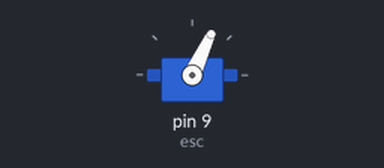
A sketch run on a simulated Arduino Uno, built with avr-gcc and run on an emulated ATmega328P. Parts: servo.

Above: at 0.1 s.
At 5.1 s:
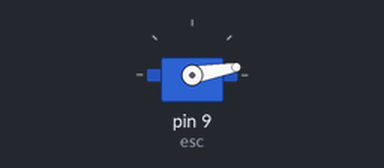
Timing chart, 0 to 6.6 s (numbered marks = the images above):
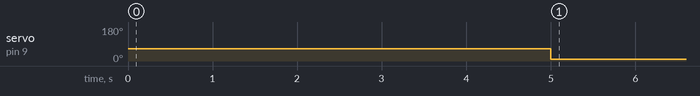

Measured:
- by itself, servo on pin 9 (esc): 65° → 10° at 5.0 s

The sketch:

motortestfail.ino
```cpp
#include<Servo.h>

Servo esc;

void setup()
{
  esc.attach(9);
  esc.write(65);
  delay(5000);
/*
As you can see - I am not arming the ESC here.
For some reason, the ESC is now on a persistently armed mode now.
Upon powering, the ESC automatically arms.
Given sparse documentation for the ESC, I am not examining this behavior change.

However, if your ESC refuses to arm, see the first post in this thread.
*/

//Again - this is useful only during the testing part. For autonomous running, it is pointless.

  int i=0;
  Serial.begin(9600);
}

void loop()
{
  int i=0;

//Run for 2 seconds at moderately high speed (70).
  esc.write(10); delay(2000);

}
```
